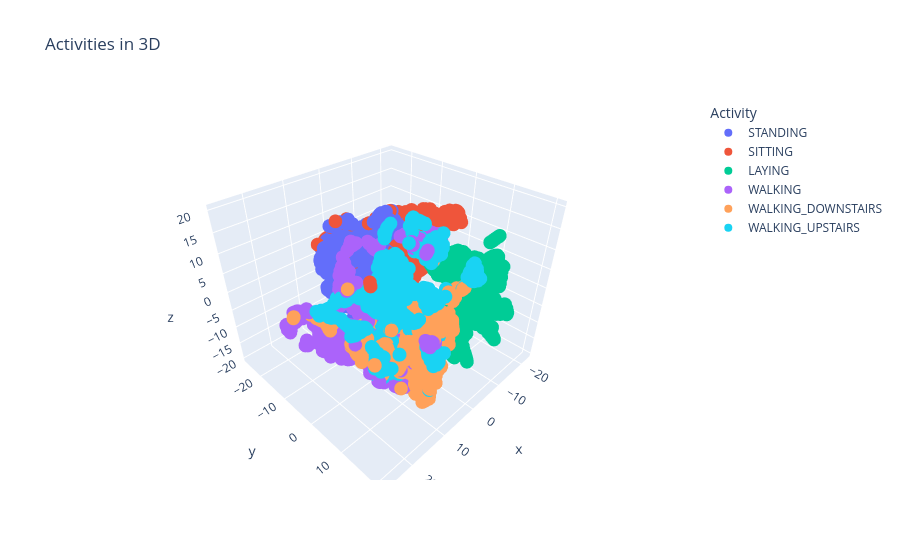

Notebook code for this chart:
### Markdown cell above
Мы не отстаем от трендов и тоже можем в 3D. Сейчас и вы научитесь (если еще не умеете). Нарисуйте scatter_3d-график через `plotly.express` для `df_3_comp` с выделением цветами активностей. Повращайте его. Нормально получилось? Есть ли какая-то структура у точек?

### Code cell
fig = px.scatter_3d(df_3_comp, x="x", y="y", z="z", color="Activity", title="Activities in 3D")
fig.show()

### Figure 1 — Plotly figure (JSON) as saved in the notebook; plotly's stock layout.template omitted (floating-point values rounded to 4 significant figures; data arrays with more than 128 entries replaced by an {"elided": "..."} marker saying what was removed)
{"data": [{"hovertemplate": "Activity=STANDING<br>x=%{x}<br>y=%{y}<br>z=%{z}<extra></extra>", "legendgroup": "STANDING", "marker": {"color": "#636efa", "symbol": "circle"}, "mode": "markers", "name": "STANDING", "scene": "scene", "showlegend": true, "type": "scatter3d", "x": {"elided": "1374 float values"}, "y": {"elided": "1374 float values"}, "z": {"elided": "1374 float values"}}, {"hovertemplate": "Activity=SITTING<br>x=%{x}<br>y=%{y}<br>z=%{z}<extra></extra>", "legendgroup": "SITTING", "marker": {"color": "#EF553B", "symbol": "circle"}, "mode": "markers", "name": "SITTING", "scene": "scene", "showlegend": true, "type": "scatter3d", "x": {"elided": "1286 float values"}, "y": {"elided": "1286 float values"}, "z": {"elided": "1286 float values"}}, {"hovertemplate": "Activity=LAYING<br>x=%{x}<br>y=%{y}<br>z=%{z}<extra></extra>", "legendgroup": "LAYING", "marker": {"color": "#00cc96", "symbol": "circle"}, "mode": "markers", "name": "LAYING", "scene": "scene", "showlegend": true, "type": "scatter3d", "x": {"elided": "1407 float values"}, "y": {"elided": "1407 float values"}, "z": {"elided": "1407 float values"}}, {"hovertemplate": "Activity=WALKING<br>x=%{x}<br>y=%{y}<br>z=%{z}<extra></extra>", "legendgroup": "WALKING", "marker": {"color": "#ab63fa", "symbol": "circle"}, "mode": "markers", "name": "WALKING", "scene": "scene", "showlegend": true, "type": "scatter3d", "x": {"elided": "1226 float values"}, "y": {"elided": "1226 float values"}, "z": {"elided": "1226 float values"}}, {"hovertemplate": "Activity=WALKING_DOWNSTAIRS<br>x=%{x}<br>y=%{y}<br>z=%{z}<extra></extra>", "legendgroup": "WALKING_DOWNSTAIRS", "marker": {"color": "#FFA15A", "symbol": "circle"}, "mode": "markers", "name": "WALKING_DOWNSTAIRS", "scene": "scene", "showlegend": true, "type": "scatter3d", "x": {"elided": "986 float values"}, "y": {"elided": "986 float values"}, "z": {"elided": "986 float values"}}, {"hovertemplate": "Activity=WALKING_UPSTAIRS<br>x=%{x}<br>y=%{y}<br>z=%{z}<extra></extra>", "legendgroup": "WALKING_UPSTAIRS", "marker": {"color": "#19d3f3", "symbol": "circle"}, "mode": "markers", "name": "WALKING_UPSTAIRS", "scene": "scene", "showlegend": true, "type": "scatter3d", "x": {"elided": "1073 float values"}, "y": {"elided": "1073 float values"}, "z": {"elided": "1073 float values"}}], "layout": {"autosize": true, "legend": {"title": {"text": "Activity"}, "tracegroupgap": 0}, "scene": {"aspectmode": "auto", "aspectratio": {"x": 1.088, "y": 1.037, "z": 0.8862}, "domain": {"x": [0, 1], "y": [0, 1]}, "xaxis": {"title": {"text": "x"}, "type": "linear"}, "yaxis": {"title": {"text": "y"}, "type": "linear"}, "zaxis": {"title": {"text": "z"}, "type": "linear"}}, "title": {"text": "Activities in 3D"}}}
